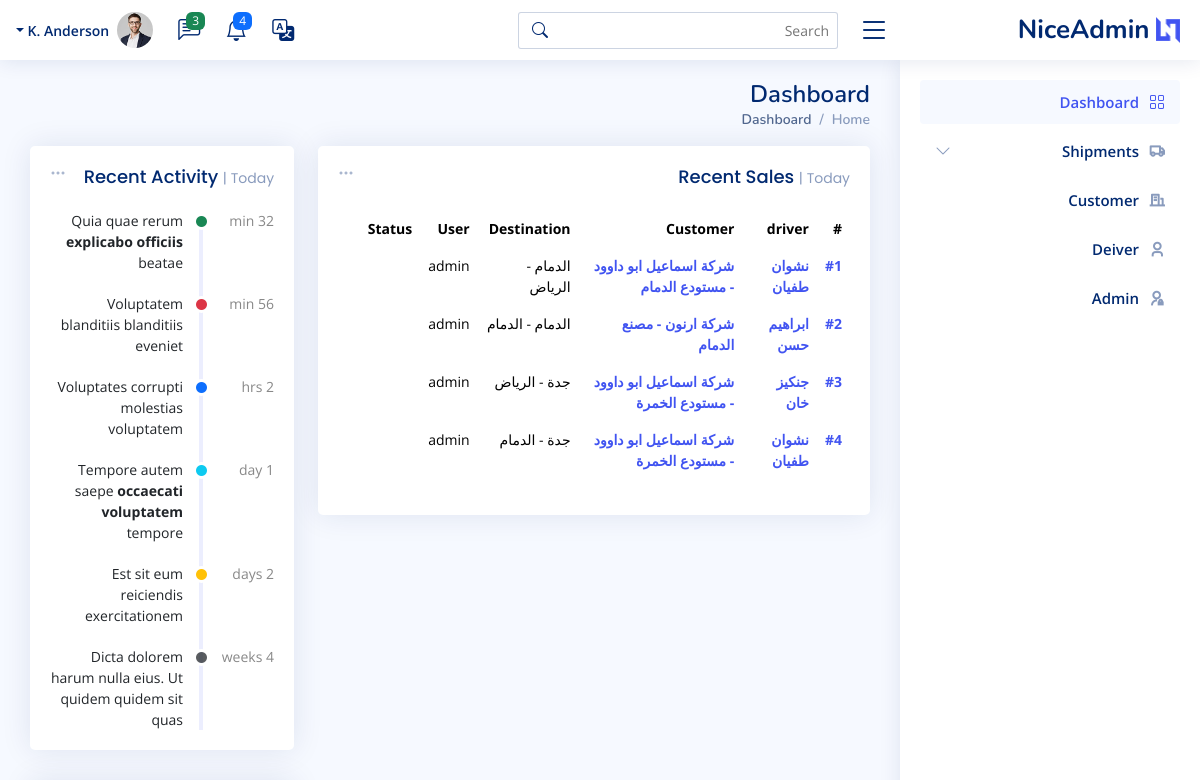
/shipment/ (upper part), run on an earlier commit of the app's database.
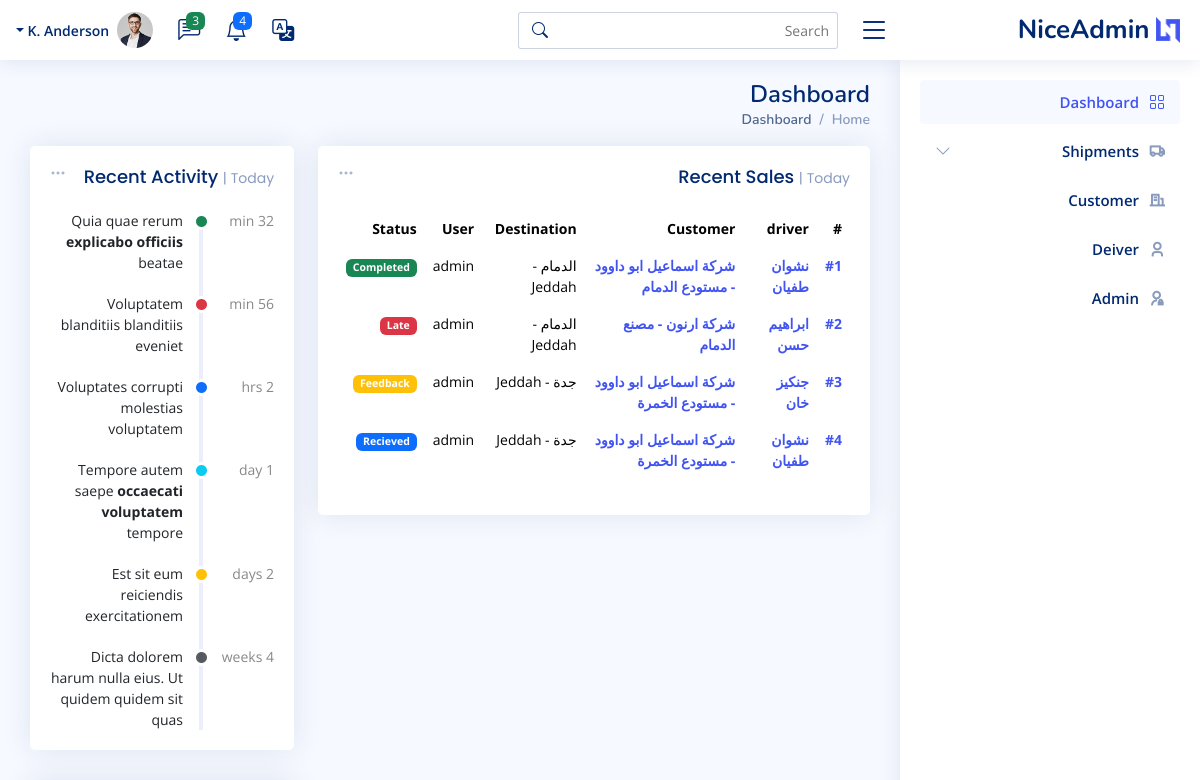
And on a later commit of the database.
### shipments/models.py (models this page shows, shortened)
class Shipments(models.Model):
    user = models.ForeignKey(User,  related_name='shipments_user', on_delete=models.SET_NULL, null=True)
    driver = models.ForeignKey(Driver,  related_name='shipments_driver', on_delete=models.SET_NULL, null=True)
    customer_branch = models.ForeignKey(Branch, related_name='shipments_company', on_delete=models.SET_NULL, null=True)
    fare = models.IntegerField()
    days_stayed = models.IntegerField(null=True, blank=True)
    stay_cost = models.IntegerField(null=True, blank=True)
    deducted = models.IntegerField(null=True, blank=True)
    status = models.CharField(max_length=20, choices=STATUS, default='Recieved')
    destination = models.CharField(max_length=20, choices=FLAG_TYPES)
    create_at = models.DateTimeField(default=timezone.now)
    expected_arrival_date = models.DateTimeField(null=True, blank=True)
    actual_delivery_date = models.DateTimeField(null=True, blank=True)

### drivers/models.py (models this page shows)
class Driver(models.Model):
    name = models.CharField(max_length=120)
    phone = models.CharField(max_length=120)
    id_number = models.CharField(max_length=10, null=True, blank=True)
    language = models.CharField( max_length=120, choices=LANGUAHE, null=True, blank=True)
    truck_type =models.CharField(max_length=120, choices=TRUCK_TYPE, null=True, blank=True)
    rate = models.IntegerField(null=True, blank=True)
    def __str__(self) -> str:
        return self.name

### customers/models.py (models this page shows)
class Branch(models.Model):
    customers = models.ForeignKey(Customers, related_name='branch_customers', on_delete=models.CASCADE)
    name = models.CharField(max_length=255)
    city = models.CharField(max_length=255)
    def __str__(self):
        return f'{self.customers} - {self.name}'

class Customers(models.Model):
    name = models.CharField(max_length=255)
    def __str__(self):
        return self.name

### shipments/views.py (the view)
# urls.py: path('', ShipmentList.as_view(), name='shipment_list'),
class ShipmentList(ListView):
    model = Shipments

### templates/shipments/shipments_list.html (shortened to what the changed rows need)
{% extends 'base.html' %}
{% load static %}
{% block body %}
<main id="main" class="main">
    <div class="pagetitle">
      <h1>Dashboard</h1>
    </div>
    <section class="section dashboard">
      <div class="row">
        <div class="col-lg-8">
          <div class="row">
            <div class="col-12">
              <div class="card recent-sales overflow-auto">
                <div class="card-body">
                  <table class="table table-borderless datatable">
                    <thead>
                      <tr>
                        <th scope="col">#</th>
                        <th scope="col">driver</th>
                        <th scope="col">Customer</th>
                        <th scope="col">Destination</th>
                        <th scope="col">User</th>
                        <th scope="col">Status</th>
                      </tr>
                    </thead>
                    <tbody>
                      {% for shipment in object_list %}
                      <tr>
                        <th scope="row"><a href="#">#{{shipment.id}}</a></th>
                        <th scope="row"><a href="#">{{shipment.driver}}</a></th>
                        <th scope="row"><a href="#">{{shipment.customer_branch}}</a></th>
                        <td>{{shipment.customer_branch.city}} - {{shipment.destination}}</td>
                        <td>{{shipment.user}}</td>
                        <td><span class="badge
                          {% if shipment.status == 'Recieved' %} bg-primary
                          {% elif shipment.status == 'Processed' %} bg-secondary
                          {% elif shipment.status == 'Shipped' %} bg-info
                          {% elif shipment.status == 'Delivered' %} bg-primary
                          {% elif shipment.status == 'Feedback' %} bg-warning
                          {% elif shipment.status == 'Completed' %} bg-success
                          {% elif shipment.status == 'Late' %} bg-danger
                          {% endif %}">{{shipment.status}}</span></td>
                      </tr>
                      {% endfor %}
                    </tbody>
                  </table>
                </div>
              </div>
            </div>
          </div>
        </div>
      </div>
    </section>
  </main>
{% endblock %}

What changed in the data, as far as the page shows it:
changed Shipments "شركة اسماعيل ابو داوود - مستودع الدمام": destination "الرياض" → "Jeddah"; status (not shown) → "Completed"
changed Shipments "ابراهيم حسن": destination "الدمام" → "Jeddah"; status (not shown) → "Late"
changed Shipments "جنكيز خان": destination "الرياض" → "Jeddah"; status (not shown) → "Feedback"
changed Shipments id 4: destination "الدمام" → "Jeddah"; status (not shown) → "Recieved"
